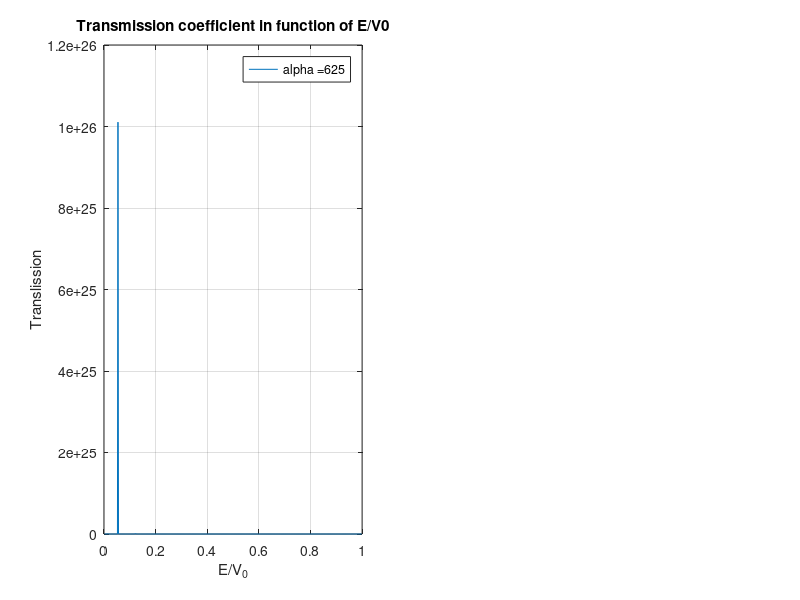
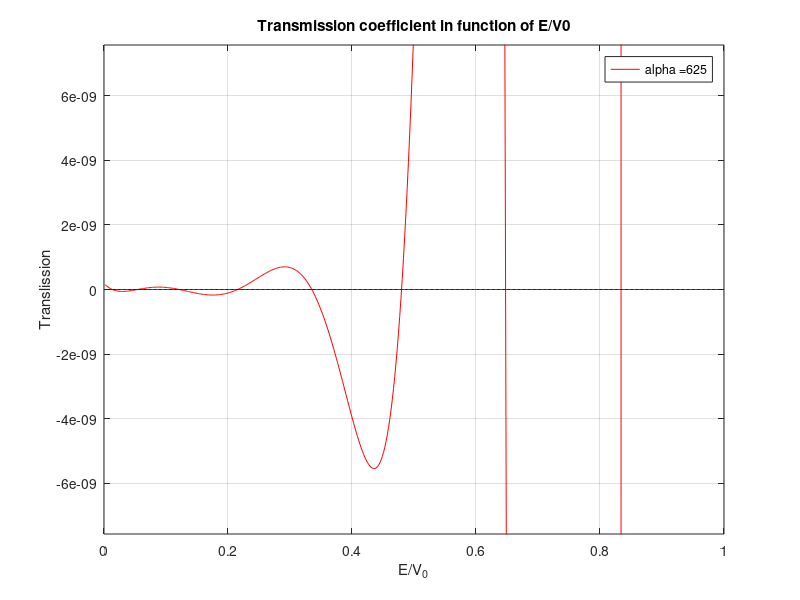
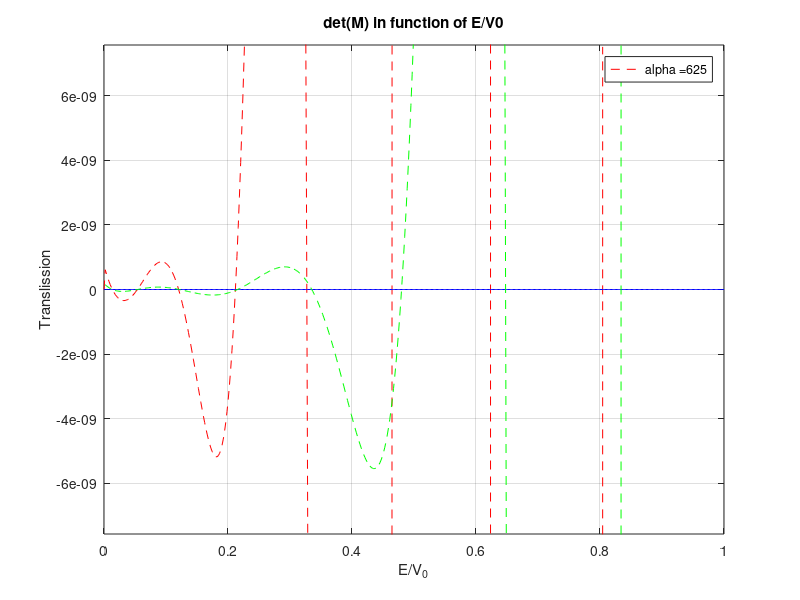

Source code (MATLAB) for these figures, in order:

function [] =Problem2()

%%  Use the propagation matrix approach to calculate the transmission coefficient T of a 
%% rectangular potential well with width a and Height V0.Calculate and plot how T depends on energy.
%% When there are spikes in the trasmission coefficient, we are seeing the bound states



%           k_1                         k_2                      k_1
%                                                               
%                                        2                       
%               1                   3 
%                                                             
%           A1---->                   A2---->                
%           B1 <----                B2 <----                  A3---->
%                                                         B3 <----      
%     ----------------------|V_0                   |-------------------             
%                           |                      |
%                           |                      |
%                           |                      |
%                           |                      |
%                           |                      |
%                           |----------------------|  | energy  0
%                           0                      a
%*******************************************************************



% the constants

%m= 9.1*(10^-31);  %% Kg
%h= 6.6*(10^-16);  %% eV

% number of E/V0 values
n=500;

% number of L values

nl = 500;

% vector of values of E/V0 

EoverV0vect = linspace(0,1,n);

% to store the calculated value for T

Tvect = zeros(8,n);
tvect = zeros(8,n);
detmvect= zeros(8,n);
% b = (E/V0)^1/2
% c = (E/V0-1)^1/2

%L = 1;

%alfa = ((L^2)*2*m)/(h^2);
% we considere alfa dimensioneles and since k_1 is in the order of ~ 10^9
% and L ~ 10^-9 m  we consider alfa^2 to vary betwen 0-3 as for the E/V0 




% under a constant L of 10^-9, we will calculate for three diferent L points
alfa = [625,50,625];
for z=1:3
    for o=1:n

        c = sqrt(EoverV0vect(1,o));
        b = sqrt(EoverV0vect(1,o)-1);


        k_1L=b*((alfa(z))^(1/2));
        k_2L=c*((alfa(z))^(1/2));

        %% we know that [A1;B1] = (1/(2*((b*c)^(1/2))))*D12*[A2;B2]

        D12 = (1/(2*((b*c)^(1/2)))).*[b+c,b-c;b-c,b+c];
        D21 = (1/(2*((b*c)^(1/2)))).*[b+c,c-b;c-b,b+c];


        %% for x=a we can use the x' = 0 using the relation psi2(x)=psi2'(x-a)
        %% in that way we find [A2;B2] = P2 * [A2';B2']

        P2 = [exp(-1i*k_2L),0;0,exp(1i*k_2L)];

        %% Same thing as before but for the third part [A3;B3] = P1 * [A3';B3']

        P1 = [exp(-1i*k_1L),0;0,exp(1i*k_1L)];


        %% we'll find [A1;B1] = D12*P2*D21*P1^-1*[A3;B3]
        %% thus we can use t= D12*P2*D21*P1^-1*[A3;B3] = [t1*A3;t2*B3]
        %% we*re trying to calculate the transmission coefficient 
        %% T= out/in = (abs((A3*exp(1i*k_1*x)))^2)/(abs((A1*exp(1i*k_1*x)))^2) = abs(t1)^ 2

        t = D12*P2*D21/P1;


        T = 1/(abs(t(1))^2);

        Tvect(z,o)= T;
        tvect(z,o)= t(1);
        
        k = (-EoverV0vect(1,o)+1)*((alfa(z))^(1/2));
        
        M = [1,-1,-1,0;
            k/(1i*k_2L),-1,1,0;
            0,((1i*k_2L)/k)*exp(1i*k_2L),(-(1i*k_2L)/k)*exp(-1i*k_2L),exp(-k);
            0,exp(1i*k_2L),exp(-1i*k_2L),-exp(-k)];
        
              
        detmvect(z,o) = det(M);
%          
        
    end

end

%% for a fixed E/V0 value we will plot the transmition, we will now change the distance L, so the value of Alfa from 0 to 3 and for 3 different E/V0 points
% 
% alfa = alfasquare.^(1/2);
% Eoverv0 = [0.5,0.95,1.25,1.5,2];
% for z=1:5
%     for o=1:n
% 
%         c = sqrt(Eoverv0(z));
%         b = sqrt(Eoverv0(z)-1);
% 
% 
%         k_1L=b*((alfa(1,o))^(1/2));
%         k_2L=c*((alfa(1,o))^(1/2));
% 
%         %% we know that [A1;B1] = (1/(2*((b*c)^(1/2))))*D12*[A2;B2]
% 
%         D12 = (1/(2*((b*c)^(1/2)))).*[b+c,b-c;b-c,b+c];
%         D21 = (1/(2*((b*c)^(1/2)))).*[b+c,c-b;c-b,b+c];
% 
% 
%         %% for x=a we can use the x' = 0 using the relation psi2(x)=psi2'(x-a)
%         %% in that way we find [A2;B2] = P2 * [A2';B2']
% 
%         P2 = [exp(-1i*k_2L),0;0,exp(1i*k_2L)];
% 
%         %% Same thing as before but for the third part [A3;B3] = P1 * [A3';B3']
% 
%         P1 = [exp(-1i*k_1L),0;0,exp(1i*k_1L)];
% 
% 
%         %% we'll find [A1;B1] = D12*P2*D21*P1^-1*[A3;B3]
%         %% thus we can use t= D12*P2*D21*P1^-1*[A3;B3] = [t1*A3;t2*B3]
%         %% we*re trying to calculate the transmission coefficient 
%         %% T= out/in = (abs((A3*exp(1i*k_1*x)))^2)/(abs((A1*exp(1i*k_1*x)))^2) = abs(t1)^ 2
% 
%         t = D12*P2*D21/P1;
% 
%         T = 1/(abs(t(1))^2);
% 
%         Tvect(z+3,o)= T;
% 
%     end
% 
% end

% Open a figure canvas
figure(1);

subplot(1,2,1)
% Clear the figure canvas
%clf(1);
hold on;
% Plot transmission probability as a function of energy
plot(EoverV0vect, Tvect(1,:));
% Add labels to axes
xlabel('E/V_0');
ylabel('Translission');
% Add figure title
title('Transmission coefficient in function of E/V0');
legend(strcat('alpha = ',num2str(alfa(1))) ,strcat('alpha = ',...
    num2str(alfa(2))) ,strcat('alpha = ',num2str(alfa(3))) );
% Scale axes
xlim([0 max(EoverV0vect)]);
% Turn on bounding box and background grid
box on;
grid on;

figure(2);


% Clear the figure canvas
%clf(1);
hold on;
% Plot transmission probability as a function of energy
plot(EoverV0vect, tvect(1,:),'r-',EoverV0vect,zeros(1,n),'b-');
% Add labels to axes
xlabel('E/V_0');
ylabel('Translission');
% Add figure title
title('Transmission coefficient in function of E/V0');
legend(strcat('alpha = ',num2str(alfa(1))) );
% Scale axes
xlim([0 max(EoverV0vect)]);
ylim([-0.00000000004 0.00000000004])
% Turn on bounding box and background grid
box on;
grid on;


% Open a figure canvas
figure(3);

% Clear the figure canvas
%clf(1);
hold on;
% Plot transmission probability as a function of energy
plot(EoverV0vect, detmvect(1,:),'r--',EoverV0vect,zeros(1,n),'b-',...
    EoverV0vect, tvect(1,:),'g--');
% Add labels to axes
xlabel('E/V_0');
ylabel('Translission');
% Add figure title
title('det(M) in function of E/V0');
legend(strcat('alpha = ',num2str(alfa(1))));
% Scale axes
xlim([0 max(EoverV0vect)]);
ylim([-0.00000000004 0.00000000004])
% Turn on bounding box and background grid
box on;
grid on;

